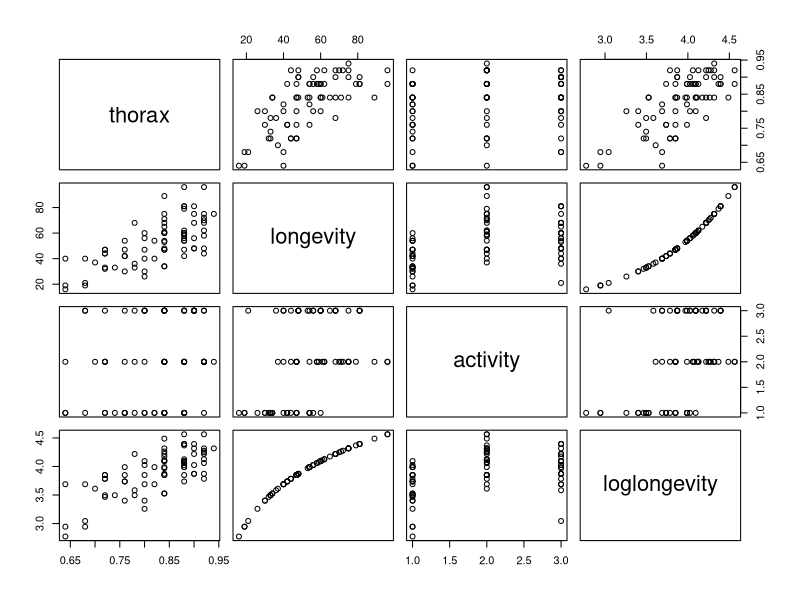
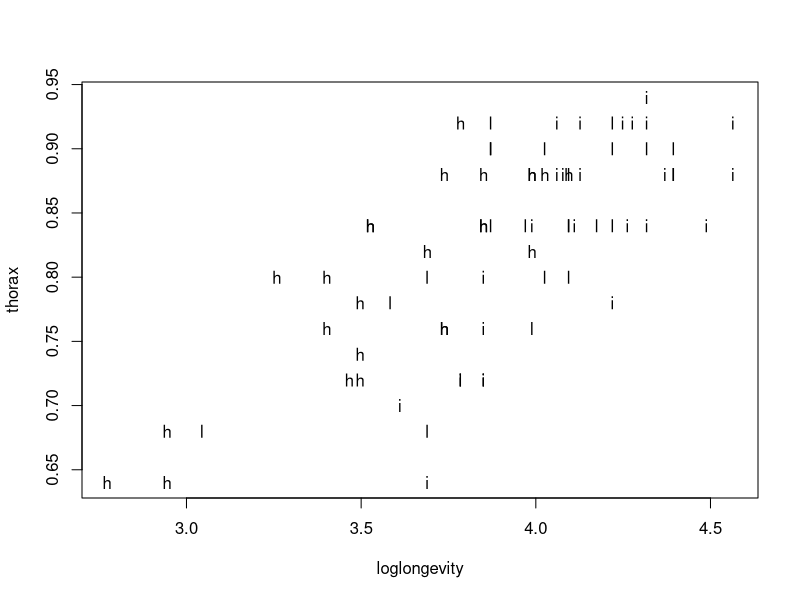
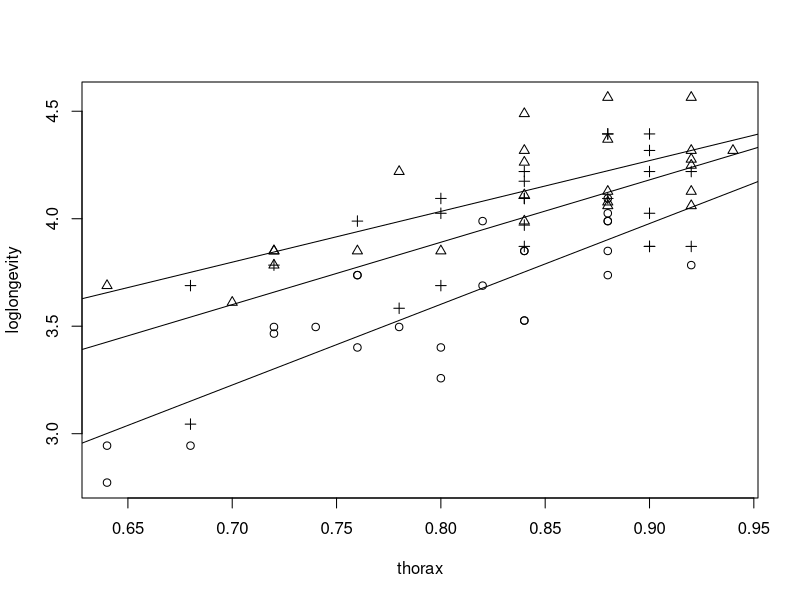
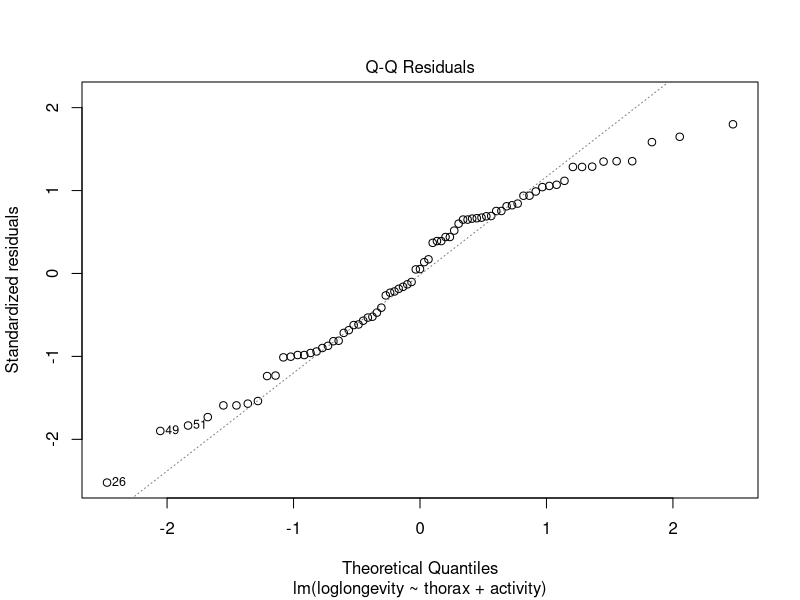
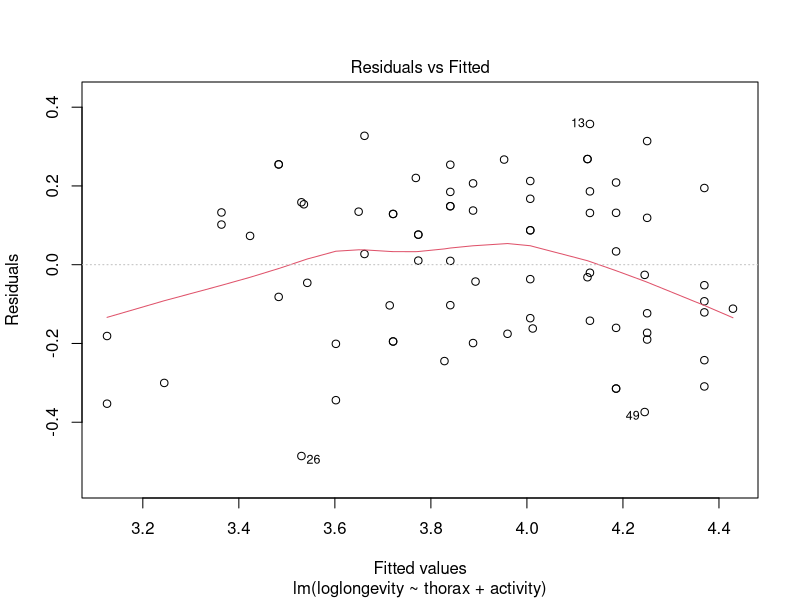
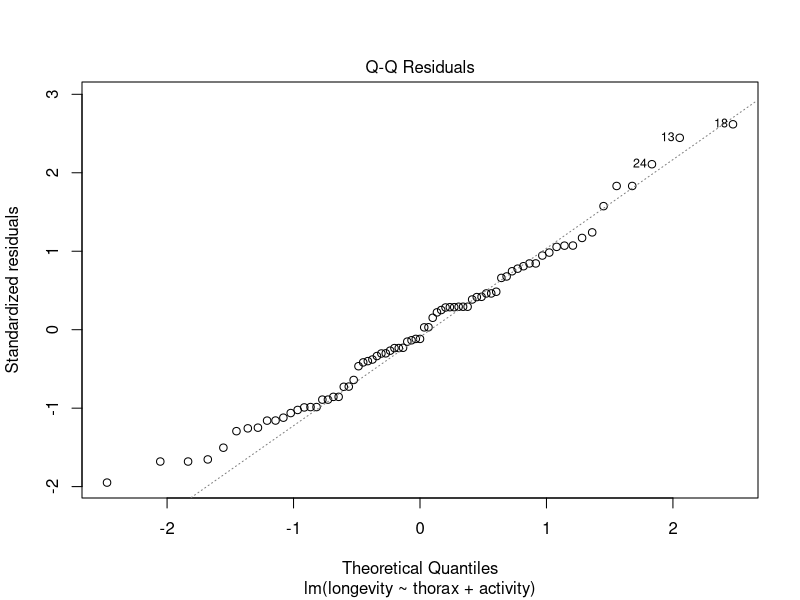
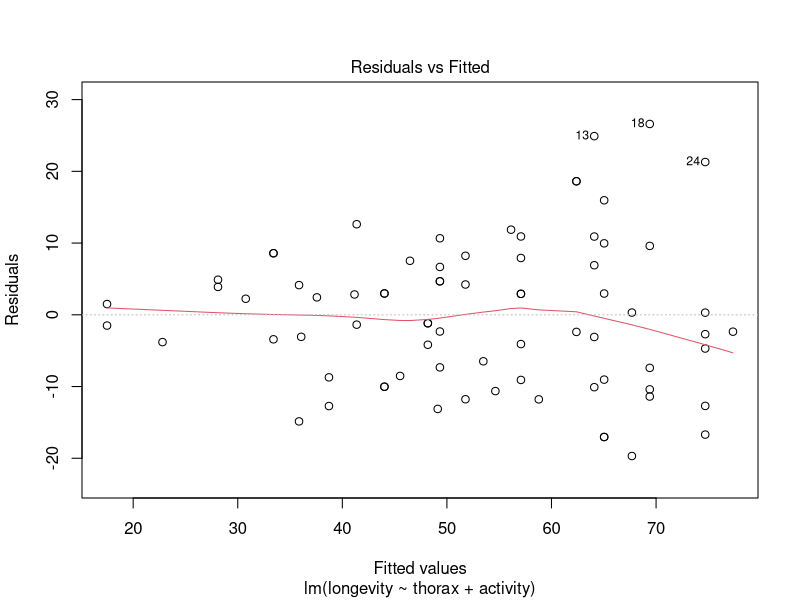
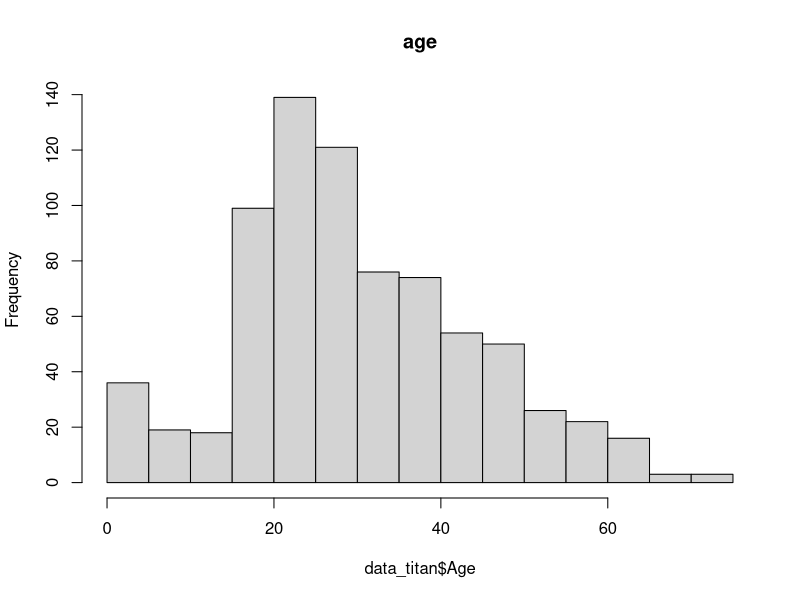

These charts were generated, in order, by the following R code:
## ---- chunk 1
library(tidyverse)
library(rstudioapi)
library(lme4)
library(car)

knitr::opts_chunk$set(echo = TRUE)
setwd(dirname(getActiveDocumentContext()$path))
# round numbers to 3 digits
options(digits = 3)
## ---- chunk 2
data_flies <- read.table(file="data/fruitflies.txt", header=TRUE)

# Add log colomn
data_flies$loglongevity <- log(data_flies$longevity)

plot(data_flies)

plot(thorax~loglongevity, pch=as.character(activity),data=data_flies)

data_flies$activity <- as.factor(data_flies$activity)
flies_lm_1 <- lm(loglongevity~activity, data=data_flies)

anova(flies_lm_1)
summary(flies_lm_1)

## ---- chunk 3
data_flies$activity <- as.factor(data_flies$activity)
flies_lm_2 <- lm(loglongevity~thorax+activity, data=data_flies)

anova(flies_lm_2)
summary(flies_lm_2)

drop1(flies_lm_2, test = "F")
confint(flies_lm_2)
## ---- chunk 4
plot(loglongevity~thorax,pch = unclass(activity),data=data_flies)
activity_classes <- c("isolated","low","high")
for (class in activity_classes) abline(lm(loglongevity~thorax, data=data_flies[data_flies$activity==class,]))

flies_lm_3 <- lm(loglongevity~thorax*activity, data=data_flies)
anova(flies_lm_3)
summary(flies_lm_3)
## ---- chunk 5
plot(flies_lm_2, 2)
plot(flies_lm_2, 1)
## ---- chunk 6
flies_lm_4 <- lm(longevity~thorax+activity, data=data_flies)

anova(flies_lm_4)

plot(flies_lm_4, 2)
plot(flies_lm_4, 1)
## ---- chunk 7
data_titan <- read.table(file="data/titanic.txt", header=TRUE)

data_titan$PClass <- as.factor(data_titan$PClass)
data_titan$Sex <- as.factor(data_titan$Sex)


hist(data_titan$Age,main="age")
boxplot(data_titan$Age~data_titan$PClass)

titan_table_1 <- xtabs(~Sex+PClass, data=data_titan)
titan_table_1

titan_table_1.c <- xtabs(Survived~Sex+PClass, data=data_titan)
round(titan_table_1.c/titan_table_1,2)

# Not really nice but perhaps group age partners
titan_table_2 <- xtabs(~Age, data=data_titan)
barplot(xtabs(Survived~Age, data=data_titan)/titan_table_2) 
## ---- chunk 8

titan_glm <- glm(Survived~PClass+Age+Sex,data=data_titan,family = binomial)

summary(titan_glm)
## ---- chunk 9
titan_glm_inter <- glm(Survived~Age*PClass*Sex, data=data_titan)
anova(titan_glm_inter, test="Chisq")
## ---- chunk 10

## ---- chunk 11

## ---- chunk 12
data_africa <- read.table(file="data/africa.txt", header=TRUE)

# data_africa$pollib <- as.factor(data_africa$pollib)

africa_glm <- glm(miltcoup~oligarchy+pollib+parties+pctvote+popn+size+numelec+numregim, family=poisson, data=data_africa)

summary(africa_glm)
## ---- chunk 13

africa_glm <- glm(miltcoup~oligarchy+pollib+parties, family=poisson, data=data_africa)

summary(africa_glm)
## ---- chunk 14
Y = exp(-0.51+0.07-0.71+0.03+0.01+0.01-0.02+0.19); Y # Without factorization

Y_2 = exp(-0.23+0.07-1.10-1.69+0.03+0.02+0.01+0-0.3+0.21); Y_2 # with factorization?
